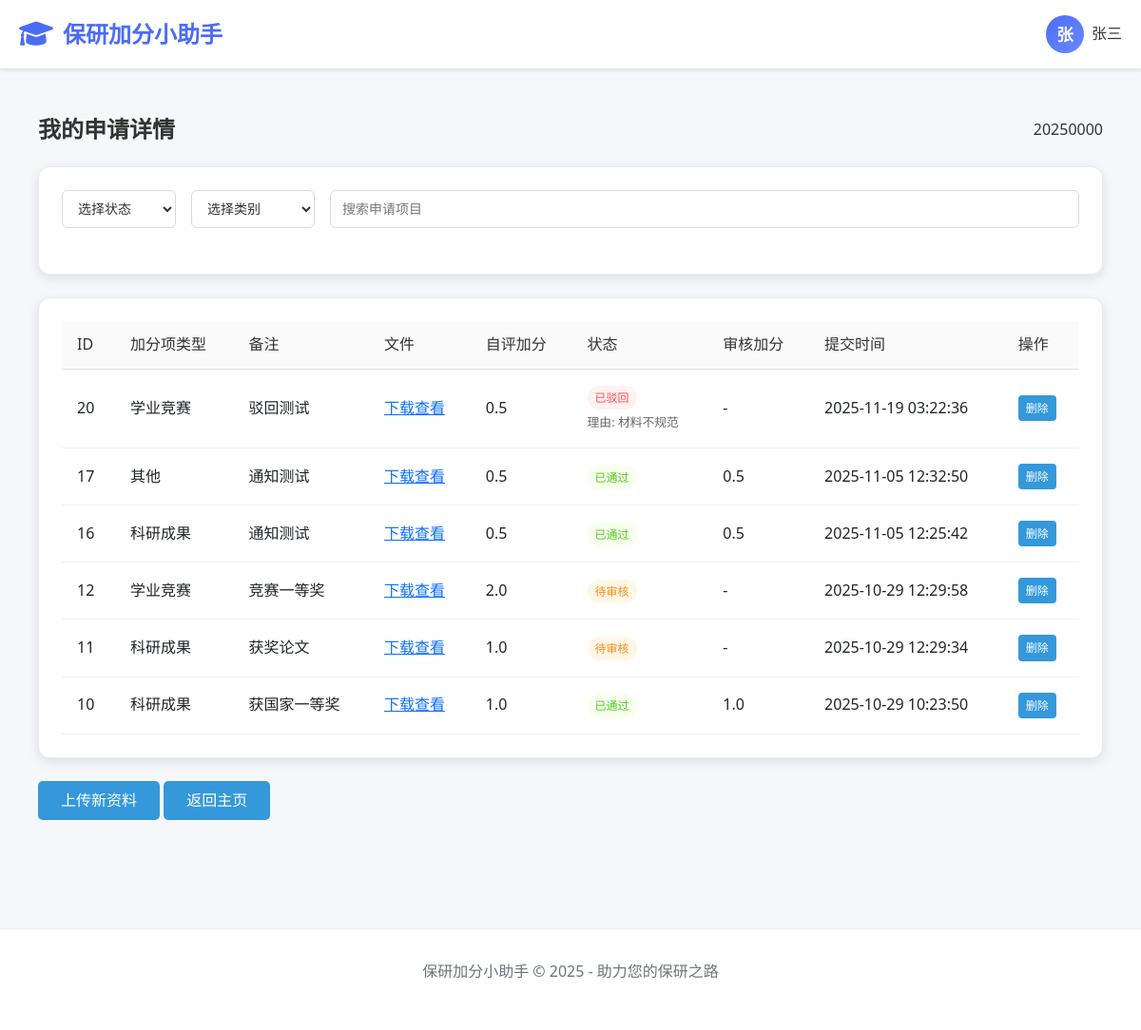
The app's page /student/submissions/ (signed in) with its own data.
### apps/students/models.py (models this page shows, shortened)
class StudentProfile(models.Model):
    user = models.OneToOneField(
        User,
        on_delete=models.CASCADE,
        null=True,
        related_name='profile'  # 反向关联名称
    )
    COLLEGE_CHOICES = [
        ('info', '信息学院'),
        ('other', '其他'),
    ]
    full_name = models.CharField("姓名", max_length=100, blank=True)
    student_id = models.CharField("学号", max_length=20, unique=True,
                                  validators=[RegexValidator(regex=r'^\d{8,20}$', message='学号必须是8-20位数字')])
    grade = models.CharField("年级", max_length=20, blank=True)
    college = models.CharField(
        "学院",
        max_length=100,
        blank=True,
        choices=COLLEGE_CHOICES,
        default='other'  # 默认值设为其他
    )
    department = models.CharField("系别", max_length=100, blank=True)
    major = models.CharField("专业", max_length=100, blank=True)
    enrollment_year = models.PositiveIntegerField("入学年份", null=True, blank=True, help_text="例如：2023")
    GENDER_CHOICES = [
        ('M', '男'),
        ('F', '女'),
        ('O', '其他'),
    ]
    gender = models.CharField("性别", max_length=1, choices=GENDER_CHOICES, blank=True)
    ethnicity = models.CharField("民族", max_length=50, blank=True)
    political_status = models.CharField("政治面貌", max_length=50, blank=True)
    id_card = models.CharField("身份证号", max_length=18, blank=True,
                               validators=[RegexValidator(regex=r'^\d{17}[\dXx]$', message='请输入有效的身份证号')])
    phone = models.CharField("手机号", max_length=11, blank=True, help_text="请输入11位手机号码")
    email = models.EmailField("邮箱", blank=True, help_text="请输入有效的邮箱地址")
    academic_comprehensive_score = models.DecimalField(
        "学业综合成绩",  # 辅导员可设置
        max_digits=5,
        decimal_places=1,
        null=True,
        blank=True
    )
    academic_expertise_score = models.DecimalField(
        "学术专长成绩",  # 来自学术类材料加分
        max_digits=5,
        decimal_places=1,
        default=0
    )
    comprehensive_performance_score = models.DecimalField(
        "综合表现成绩",  # 来自综合类材料加分
        max_digits=5,
        decimal_places=1,
        default=0
    )
    total_score = models.DecimalField(
        "总成绩",
        max_digits=5,
        decimal_places=1,
        null=True,
        blank=True
    )
    academic_comprehensive_ratio = models.DecimalField(
        "学业综合成绩权重",
        max_digits=3,
        decimal_places=2,
        default=0.6  # 60%
    )
    academic_expertise_ratio = models.DecimalField(
        "学术专长成绩权重",
        max_digits=3,
        decimal_places=2,
        default=0.2  # 20%
    )
    comprehensive_performance_ratio = models.DecimalField(
        "综合表现成绩权重",
        max_digits=3,
        decimal_places=2,
        default=0.2  # 20%
    )

class Submission(models.Model):
    AWARD_PAPER = 'award_paper'
    COMPETITION = 'competition'
    VOLUNTEER = 'volunteer'
    SCHOLARSHIP = 'scholarship'
    OTHER = 'other'
    CATEGORY_CHOICES = [
        (AWARD_PAPER, '科研成果'),
        (COMPETITION, '学业竞赛'),
        (VOLUNTEER, '创新创业训练'),
        (SCHOLARSHIP, '综合表现加分'),
        (OTHER, '其他'),
    ]
    student = models.ForeignKey(StudentProfile, on_delete=models.CASCADE, verbose_name="学生")
    category = models.CharField("加分项类型", max_length=20, choices=CATEGORY_CHOICES, default=OTHER)
    remarks = models.TextField("备注", blank=True, default="")
    file = models.FileField("提交文件", upload_to='uploads/', null=True, blank=True)
    self_rating = models.DecimalField("自评加分", max_digits=5, decimal_places=1, default=0)
    approved = models.BooleanField("已审核通过", default=False)
    rejected = models.BooleanField(default=False, verbose_name='已驳回')
    reject_reason = models.TextField(blank=True, null=True, verbose_name='驳回理由')
    approved_score = models.DecimalField("审核加分", max_digits=5, decimal_places=1, null=True, blank=True)
    timestamp = models.DateTimeField("提交时间", auto_now_add=True)

### apps/students/views.py (the view)
# urls.py: path('submissions/', views.submissions, name='submissions'),
@login_required
def submissions(request):
    profile = request.user.profile
    subs = Submission.objects.filter(student=profile).order_by('-timestamp')
    return render(request, 'students/submissions.html', {'submissions': subs})

### templates/students/submissions.html (shortened to what this page needs)
{% extends 'students/base.html' %}
{% load static %}
{% block extra_css %}
    <link href="{% static 'CSS/students/submissions.css' %}" rel="stylesheet">
{% endblock %}
{% block content %}
    <div class="applications-container">
        <div class="applications-header">
            <h1 class="applications-title">我的申请详情</h1>
            <div class="user-info">
                <span>{{ user.username|default:"用户名" }}</span>
            </div>
        </div>
        <div class="card">
            <div class="card-body">
                <div class="filter-toolbar">
                    <select class="filter-select">
                        <option>选择状态</option>
                    </select>
                    <select class="filter-select">
                        <option>选择类别</option>
                    </select>
                    <input type="text" class="search-input" placeholder="搜索申请项目">
                </div>
            </div>
        </div>
        <div class="card">
            <div class="card-body">
                <table class="applications-table">
                    <thead>
                        <tr>
                            <th>ID</th>
                            <th>加分项类型</th>
                            <th>备注</th>
                            <th>文件</th>
                            <th>自评加分</th>
                            <th>状态</th>
                            <th>审核加分</th>
                            <th>提交时间</th>
                            <th>操作</th>
                        </tr>
                    </thead>
                    <tbody>
                        {% if submissions %}
                            {% for sub in submissions %}
                            <tr>
                                <td>{{ sub.id }}</td>
                                <td>{{ sub.get_category_display }}</td>
                                <td>{{ sub.remarks|default:"(无)" }}</td>
                                <td>
                                    {% if sub.file %}
                                        <a href="{{ sub.file.url }}" target="_blank" class="text-primary">下载查看</a>
                                    {% else %}
                                        -
                                    {% endif %}
                                </td>
                                <td>{{ sub.self_rating }}</td>
                                <td>
                                    {% if sub.approved %}
                                        <span class="status-badge status-approved">已通过</span>
                                    {% elif sub.rejected %}
                                        <span class="status-badge status-rejected">已驳回</span>
                                        {% if sub.reject_reason %}
                                            <div style="font-size: 0.8em; color: #666; margin-top: 4px;">理由: {{ sub.reject_reason }}</div>
                                        {% endif %}
                                    {% else %}
                                        <span class="status-badge status-pending">待审核</span>
                                    {% endif %}
                                </td>
                                <td>{{ sub.approved_score|default:"-" }}</td>
                                <td>{{ sub.timestamp|date:"Y-m-d H:i:s" }}</td>
                                <td>
                                    <div class="action-buttons">
                                        <a href="{% url 'delete_submission' sub.id %}" class="btn-primary btn-sm">
                                            删除
                                        </a>
                                    </div>
                                </td>
                            </tr>
                            {% endfor %}
                        {% endif %}
                    </tbody>
                </table>
            </div>
        </div>
        <div class="navigation mt-4">
            <p>
                <a href="{% url 'upload' %}" class="btn-primary">上传新资料</a>
                <a href="{% url 'index' %}" class="btn-primary ml-2">返回主页</a>
            </p>
        </div>
    </div>
{% endblock %}

### templates/students/base.html (shortened to what this page needs)
<!DOCTYPE html>
<html lang="zh-CN">
<head>
    <link href="https://cdn.jsdelivr.net/npm/bootstrap@5.3.0-alpha1/dist/css/bootstrap.min.css" rel="stylesheet">
    <link rel="stylesheet" href="https://cdnjs.cloudflare.com/ajax/libs/font-awesome/6.0.0/css/all.min.css">
    {% load static %}
    <link href="{% static 'CSS/base.css' %}" rel="stylesheet">
    {% block extra_css %}{% endblock %}
</head>
<body>
    <nav class="navbar">
        <div class="container">
            <div class="navbar-content">
                <a href="{% url 'index' %}" class="logo">
                    <i class="fas fa-graduation-cap"></i>
                    <span>保研加分小助手</span>
                </a>
                <div class="user-info">
                    {% if user.is_authenticated %}
                        <a href="{% url 'user_center' %}" class="d-flex align-items-center text-decoration-none" title="个人资料">
                            <div class="user-avatar">{{ user.profile.full_name|first }}</div>
                            <span class="username ms-2">{{ user.profile.full_name }}</span>
                        </a>
                    {% else %}
                        <a href="{% url 'login' %}" class="btn btn-outline-primary btn-sm">登录</a>
                    {% endif %}
                </div>
            </div>
        </div>
    </nav>
    <div class="container">
        <div class="main-content">
            {% block content %}{% endblock %}
        </div>
    </div>
    <footer class="footer">
        <div class="container">
            <p>保研加分小助手 &copy; 2025 - 助力您的保研之路</p>
        </div>
    </footer>
</body>
</html>

### static/CSS/base.css (style rules this page uses)
:root { --primary: #4a6cf7; --primary-light: #6a8aff; --secondary: #6c757d; --light-bg: #f8f9fa; --dark-text: #333333; --gray-text: #666666; --light-gray: #e9ecef; --white: #ffffff; --card-shadow: 0 4px 12px rgba(0, 0, 0, 0.08); --hover-shadow: 0 8px 24px rgba(0, 0, 0, 0.12); }
* { margin: 0; padding: 0; box-sizing: border-box; }
body { font-family: 'Segoe UI', 'PingFang SC', 'Microsoft YaHei', sans-serif; background-color: var(--light-bg); color: var(--dark-text); line-height: 1.6; }
.container { max-width: 1200px; margin: 0 auto; padding: 0 20px; }
.navbar { background: var(--white); box-shadow: 0 2px 10px rgba(0, 0, 0, 0.05); padding: 1rem 0; position: sticky; top: 0; z-index: 100; }
.navbar-content { display: flex; justify-content: space-between; align-items: center; width: 100%; }
.logo { display: flex; align-items: center; gap: 10px; font-weight: 700; font-size: 1.5rem; color: var(--primary); text-decoration: none; }
.logo i { font-size: 1.8rem; }
.user-info { display: flex; align-items: center; gap: 12px; margin-left: auto; }
.user-avatar { width: 42px; height: 42px; border-radius: 50%; background: linear-gradient(135deg, var(--primary), var(--primary-light)); display: flex; align-items: center; justify-content: center; color: var(--white); font-weight: 600; font-size: 1.1rem; }
.username { font-weight: 500; color: var(--dark-text); }
.main-content { padding: 30px 0; }
.footer { background: var(--white); padding: 24px 0; margin-top: 40px; text-align: center; color: var(--gray-text); border-top: 1px solid var(--light-gray); }

### static/CSS/students/submissions.css (style rules this page uses)
:root { --primary-color: #3498db; --light-bg: #f5f7fa; }
body { font-family: 'Segoe UI', Tahoma, Geneva, Verdana, sans-serif; background-color: var(--light-bg); min-height: 100vh; display: flex; flex-direction: column; }
.navbar { background: white; box-shadow: 0 2px 4px rgba(0,0,0,0.1); padding: 1rem 0; }
.user-info { display: flex; align-items: center; gap: 10px; }
.user-avatar { width: 40px; height: 40px; border-radius: 50%; background-color: var(--primary-color); display: flex; align-items: center; justify-content: center; color: white; font-weight: bold; }
.footer { text-align: center; padding: 2rem 0; margin-top: 3rem; color: #6c757d; border-top: 1px solid #eee; }
.card { background: white; border-radius: 12px; box-shadow: 0 4px 12px rgba(0, 0, 0, 0.1); border: 1px solid #e9ecef; margin-bottom: 1.5rem; transition: transform 0.3s ease, box-shadow 0.3s ease; }
.card-body { padding: 1.5rem; }
.btn-primary { background-color: var(--primary-color); border: none; padding: 0.5rem 1.5rem; border-radius: 5px; color: white; text-decoration: none; display: inline-block; }
.applications-container { max-width: 1200px; margin: 0 auto; padding: 20px; }
.applications-header { display: flex; justify-content: space-between; align-items: center; margin-bottom: 24px; }
.applications-title { font-size: 24px; font-weight: 600; color: #333; margin: 0; }
.filter-toolbar { display: flex; gap: 16px; margin-bottom: 24px; flex-wrap: wrap; }
.filter-select { padding: 8px 12px; border: 1px solid #d9d9d9; border-radius: 6px; font-size: 14px; color: #333; background: #fff; min-width: 120px; }
.search-input { flex: 1; min-width: 200px; padding: 8px 12px; border: 1px solid #d9d9d9; border-radius: 6px; font-size: 14px; }
.applications-table { width: 100%; border-collapse: collapse; }
.applications-table th { background: #fafafa; padding: 12px 16px; text-align: left; font-weight: 500; color: #333; border-bottom: 1px solid #e0e0e0; }
.applications-table td { padding: 16px; border-bottom: 1px solid #f0f0f0; }
.status-badge { padding: 4px 8px; border-radius: 12px; font-size: 12px; font-weight: 500; }
.status-pending { background: #fff7e6; color: #fa8c16; }
.status-approved { background: #f6ffed; color: #52c41a; }
.status-rejected { background: #fff2f0; color: #ff4d4f; }
.action-buttons { display: flex; gap: 8px; }
.btn-sm { padding: 4px 8px; font-size: 12px; border-radius: 4px; }

### records on screen
Submission: id "20", category "学业竞赛", remarks "驳回测试", self_rating "0.5", reject_reason "材料不规范", approved_score "-", timestamp "2025-11-19 03:22:36"
Submission: id "17", category "其他", remarks "通知测试", self_rating "0.5", approved "已通过", approved_score "0.5", timestamp "2025-11-05 12:32:50"
Submission: id "16", category "科研成果", remarks "通知测试", self_rating "0.5", approved "已通过", approved_score "0.5", timestamp "2025-11-05 12:25:42"
Submission: id "12", category "学业竞赛", remarks "竞赛一等奖", self_rating "2.0", approved "待审核", approved_score "-", timestamp "2025-10-29 12:29:58"
Submission: id "11", category "科研成果", remarks "获奖论文", self_rating "1.0", approved "待审核", approved_score "-", timestamp "2025-10-29 12:29:34"
Submission: id "10", category "科研成果", remarks "获国家一等奖", self_rating "1.0", approved "已通过", approved_score "1.0", timestamp "2025-10-29 10:23:50"

### other values on screen
{{ user.profile.full_name|first }} "张"
{{ user.profile.full_name }} "张三"
{{ user.username|default:"用户名" }} "20250000"
